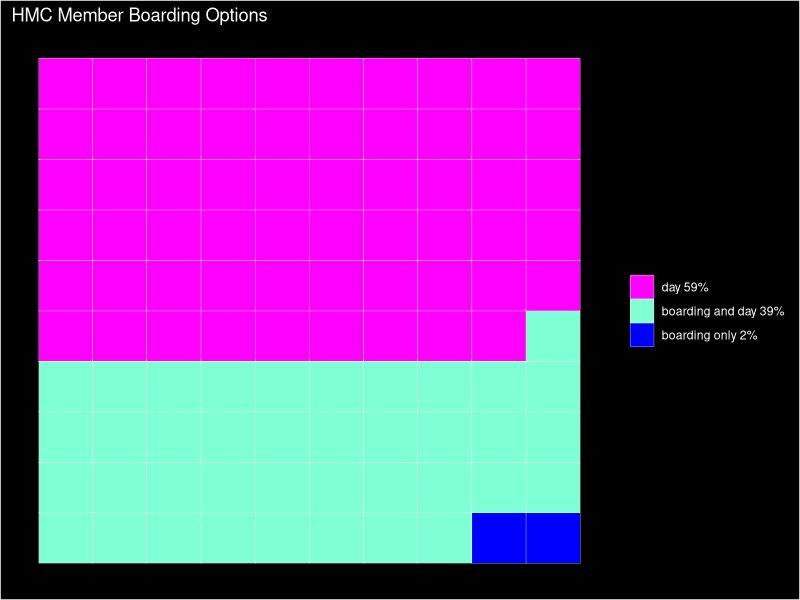

R code for this plot:
library(tidyverse)

data <- read_csv("data.csv")

df <- expand.grid(x = 1:10, y = 1:10)

category <- rev(rep(data$type, data$share))

for (i in 0:4) {
  category[(i * 20 + 1):(i * 20 + 10)] <- rev(category[(i * 20 + 1):(i * 20 + 10)])
}

df$category <- category

df %>% 
  ggplot(aes(x = x, y = y, fill = category)) +
  geom_tile(color = "white") +
  labs(title = "HMC Member Boarding Options") + 
  scale_fill_discrete(
    breaks = data$type,
    labels = paste0(data$type, " ", data$share, "%"),
    type = c("aquamarine", "blue", "magenta")
  ) +
  theme(
    plot.background = element_rect(fill = "black"),
    plot.title = element_text(colour = "white"),
    panel.background = element_blank(),
    panel.grid.major = element_blank(),
    panel.grid.minor = element_blank(),
    axis.text = element_blank(),
    axis.title = element_blank(),
    axis.ticks = element_blank(),
    legend.background = element_blank(),
    legend.title = element_blank(),
    legend.text = element_text(colour = "white")
  )
